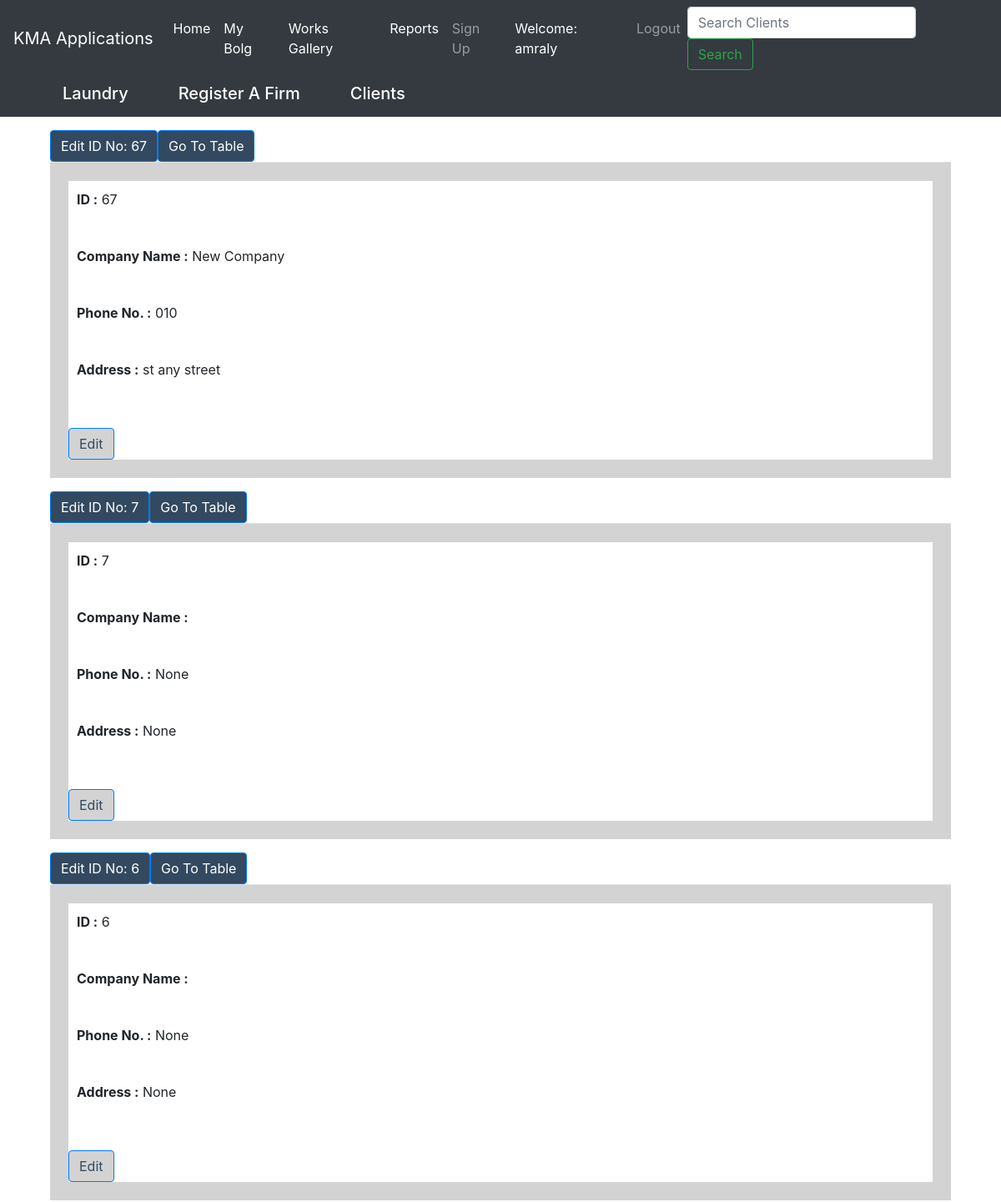
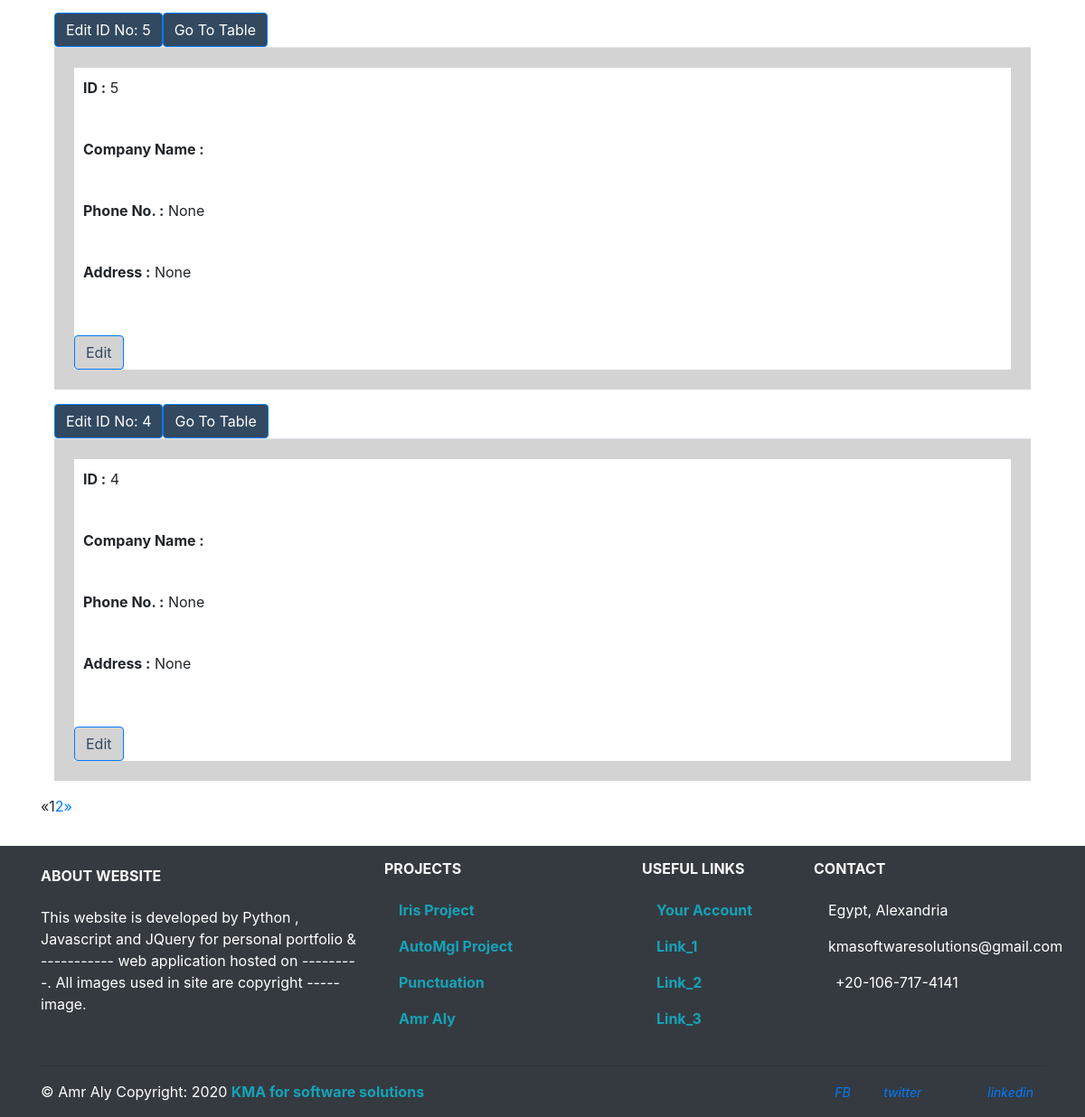
Page /crm/ (signed in) on the committed database (2 pictures, top to bottom).
### crm/models.py (models this page shows, shortened)
class Clients(models.Model):
    name       = models.CharField(max_length=200)
    phone      = models.CharField(max_length=20, blank=True, null=True)
    mobile     = models.CharField(max_length=20, blank=True, null=True)
    address    = models.CharField(max_length=200, blank=True, null=True)
    photo      = models.ImageField(upload_to='Clients_pics', blank=True)
    identityNo = models.CharField(max_length=200, blank=True, null=True)
    notes      = models.CharField(max_length=2000, blank=True, null=True)

### crm/views.py (the view)
# urls.py: path('', views.HomePage, name='home'),
def HomePage(request):
    query = Clients.objects.all().order_by('-id')
    paginator = Paginator(query, 5) # Two post per page
    page = request.GET.get('page')
    try:
        cl_data = paginator.page(page)
    except PageNotAnInteger:
        cl_data = paginator.page(1)
    except EmptyPage:
        cl_data = paginator.page(paginator.num_pages)
    context = {'query':query,
                'page':page,
                'cl_data':cl_data,
              }
    return render(request, 'list.html', context)

### crm/templates/list.html (shortened to what this page needs)
{% extends 'index.html' %} {% load bootstrap %} {% load static %}
{% block content %}
<head>
    <link rel="stylesheet" href="{% static 'css/style.css' %}">
    <link rel="stylesheet" href="{% static 'css/bootstrap.min.css' %}">
</head>
{% if user.is_authenticated %}
    {% if query %} {% for obj in cl_data %}
    <div class="container">
        <table class="table table-striped">
            <a href="{% url 'crm:clients_update' id=obj.id %}" class="btn btn-primary" role="button" id="btn-edit-idno">Edit ID No: {{ obj.id }}</a>
            <a href="{% url 'crm:clients_edit' %}" class="btn btn-primary" role="button" id="btn-edit-idno">Go To Table</a>
            <tbody id="tbody-id">
                <tr>
                    <td colspan="1" style="background-color:lightgrey">
                        <form class="well form-horizontal" style="background-color:white; margin: 10px;">
                            <fieldset>
                                <p style="margin: 10px;"><strong>ID :</strong> {{obj.id}}</p><br>
                                <p style="margin: 10px;"><strong>Company Name :</strong> {{obj.name}}</p><br>
                                <p style="margin: 10px;"><strong>Phone No. :</strong> {{obj.phone}}</p><br>
                                <p style="margin: 10px;"><strong>Address :</strong> {{obj.address}}</p><br>
                            </fieldset>
                            <br>
                            <a href="{% url 'crm:clients_update' id=obj.id %}" class="btn btn-primary" role="button" id="btn-edit-id">Edit</a>
                        </form>
                    </td>
                </tr>
            </tbody>
        </table>
    </div>
    {% endfor %} {% include "crm/pagination.html" with page=cl_data %}
    {% endif %}
{% endif %}
{% endblock %}

### crm/templates/index.html (shortened to what this page needs)
{% load static %}
{% load bootstrap %}
<!DOCTYPE html>
<html lang="en">
<head>
    <link rel="stylesheet" href="{% static 'css/style.css' %}">
    <link rel="stylesheet" href="{% static 'css/bootstrap.min.css' %}">
</head>
<body class="override">
    <header>
        <nav class="navbar navbar-expand-md navbar-dark bg-dark fixed top-0">
            <a class="navbar-brand" href="/">KMA Applications</a>
            <div class="collapse navbar-collapse" id="navbarCollapse">
                <ul class="navbar-nav mr-auto">
                    <li class="nav-item active">
                        <a class="nav-link" href="/crm">Home<span class="sr-only">(current)</span></a>
                    </li>
                    <li class="nav-item active">
                        <a class="nav-link" href="{% url 'blog:allblogs' %}">My Bolg<span class="sr-only">(current)</span></a>
                    </li>
                    <li class="nav-item active">
                        <a class="nav-link" href="{% url 'jobs:home' %}">Works Gallery</a>
                    </li>
                    <li class="nav-item active">
                        <a class="nav-link" href="/crm/reports/">Reports</a>
                    </li>
                    <li class="nav-item">
                        <a class="nav-link" href="{% url 'signup' %}">Sign Up</a>
                    </li>
                    {% if user.is_authenticated %}
                        <li class="nav-item active">
                            <a class="nav-link disabled">Welcome: {{ user.username }}</a>
                        </li>
                        <li class="nav-item">
                            <a class="nav-link" href="{% url 'logout' %}">Logout</a>
                        </li>
                    {% else %}
                        <li class="nav-item">
                            <a class="nav-link" href="{% url 'login' %}">Login</a>
                        </li>
                    {% endif %}
                </ul>
                <form class="form-inline mt-2 mt-md-0" method="GET" action="{% url 'crm:search' %}">
                    <input class="form-control mr-sm-2" type="text" name='q' placeholder="Search Clients" value="{{request.GET.q}}" aria-label="Search">
                    <button class="btn btn-outline-success my-2 my-sm-0" type="submit">Search</button>
                </form>
            </div>
        </nav>
        <nav class="navbar navbar-expand-lg navbar-lightdark bg-dark mb-3 fixed top-0" id="nav-main">
            <div class="container">
                <div id="navbar" class="collapse navbar-collapse">
                    <ul class="nav navbar-nav navbar-right">
                        <li>
                            <h5><a href="/laundry/" id="rec">Laundry </a></h5>
                        </li>
                        <li>
                            <h5><a href="/crm/record/" id="rec">Register A Firm</a></h5>
                        </li>
                        <li>
                            <h5><a href="{% url 'crm:clients' %}" id="index-cl">Clients</a></h5>
                        </li>
                    </ul>
                </div>
        </nav>
    </header>
    <div class="container">
        <div class="row">
            <div class="col">
                {% block content %}
                {% endblock %}
            </div>
        </div>
    </div>
            <footer class="page-footer bg-dark text-white font-small mdb-color">
                <div class="container text-center text-md-left">
                    <div class="row text-center text-md-left mt-3 pb-2">
                        <div class="col-md-4 col-lg-4 col-xl-4 mx-auto mt-4">
                            <h6 class="text-uppercase mb-4 font-weight-bold text-light">About WebSite </h6>
                            <p>This website is developed by Python , Javascript  and JQuery for personal portfolio &amp; ----------- web application hosted on ---------. All images used in site are copyright ----- image.</p>
                        </div>
                        <div class="col-md-3 col-lg-3 col-xl-3 mx-auto mt-3">
                            <h6 class="text-uppercase mb-4 font-weight-bold text-light">Projects</h6>
                            <p>
                                <a class="text-info font-weight-bold" href="#"> Iris Project</a>
                            </p>
                            <p>
                            <a class="text-info font-weight-bold" href="#"> AutoMgl Project</a>
                            </p>
                            <p>
                            <a class="text-info font-weight-bold" href="#">Punctuation</a>
                            </p>
                            <p>
                            <a class="text-info font-weight-bold" href="#"> Amr Aly</a>
                            </p>
                        </div>
                        <div class="col-md-3 col-lg-2 col-xl-2 mx-auto mt-3">
                            <h6 class="text-uppercase mb-4 font-weight-bold text-light">Useful links</h6>
                            <p>
                            <a class="text-info font-weight-bold" href="#"> Your Account</a>
                            </p>
                            <p>
                            <a class="text-info font-weight-bold" href="#"> Link_1</a>
                            </p>
                            <p>
                            <a class="text-info font-weight-bold" href="#" target="_blank"> Link_2</a>
                            </p>
                            <p>
                            <a class="text-info font-weight-bold" href="#" target="_blank"> Link_3</a>
                            </p>
                        </div>
                        <div class="col-md-3 col-lg-3 col-xl-3 mx-auto mt-3">
                            <h6 class="text-uppercase mb-4 font-weight-bold text-light">Contact</h6>
                            <p>
                             Egypt, Alexandria</p>
                            <p>
                             kmasoftwaresolutions@gmail.com</p>
                            <p>
                             +20-106-717-4141</p>
                        </div>
                    </div>
                    <hr>
                    <div class="row d-flex align-items-center">
                        <div class="col-md-7 col-lg-8">
                            <p class="text-center text-md-left">&copy Amr Aly Copyright:  {% now "Y" %}
                            <a href="https://github.com/cehceh" target="_blank">
                                <strong class="text-info font-weight-bold"> KMA for software solutions</strong>
                            </a>
                            </p>
                        </div>
                            <div class="col-md-5 col-lg-4 ml-lg-0">
                                <div class="text-center text-md-right">
                                    <ul class="list-unstyled list-inline">
                                        <li class="list-inline-item">
                                        <a class="btn-floating btn-sm rgba-white-slight mx-1" href="https://www.facebook.com" target="_blank">
                                            <i class="fab fa-facebook-f" aria-hidden="false">FB</i>
                                        </a>
                                        </li>
                                        <li class="list-inline-item">
                                        <a class="btn-floating btn-sm rgba-white-slight mx-1" href="https://twitter.com/" target="_blank">
                                            <i class="fab fa-twitter" aria-hidden="true">twitter</i>
                                        </a>
                                        </li>
                                        <li class="list-inline-item">
                                        <a class="btn-floating btn-sm rgba-white-slight mx-1" href="https://google.com/" target="_blank">
                                        </a>
                                        </li>
                                        <li class="list-inline-item">
                                            <a class="btn-floating btn-sm rgba-white-slight mx-1" href="https://www.linkedin.com/in/amr-ali-82909894/" target="_blank">
                                                <i class="fab fa-linkedin-in" aria-hidden="true">linkedin</i>
                                            </a>
                                        </li>
                                    </ul>
                                </div>
                            </div>
                    </div>
                </div>
            </footer>
</body>
</html>

### crm/static/css/style.css (style rules this page uses)
#signup, #index-cl, #rec, #mycrm { color: white; padding: 10px; margin: 20px }
#tbody-id { background-color: lightgrey; }
#btn-edit-id { background-color: lightgrey; color: #324960; }
#btn-edit-idno { background-color: #324960; }

### rows in the picture
Clients: id "67", name "New Company", phone "010", address "st any street"
Clients: id "7", phone "None", address "None"
Clients: id "6", phone "None", address "None"
Clients: id "5", phone "None", address "None"
Clients: id "4", phone "None", address "None"

### other values in the picture
{{ user.username }} "amraly"
{{ i }} "1"
{{ i }} "2"
